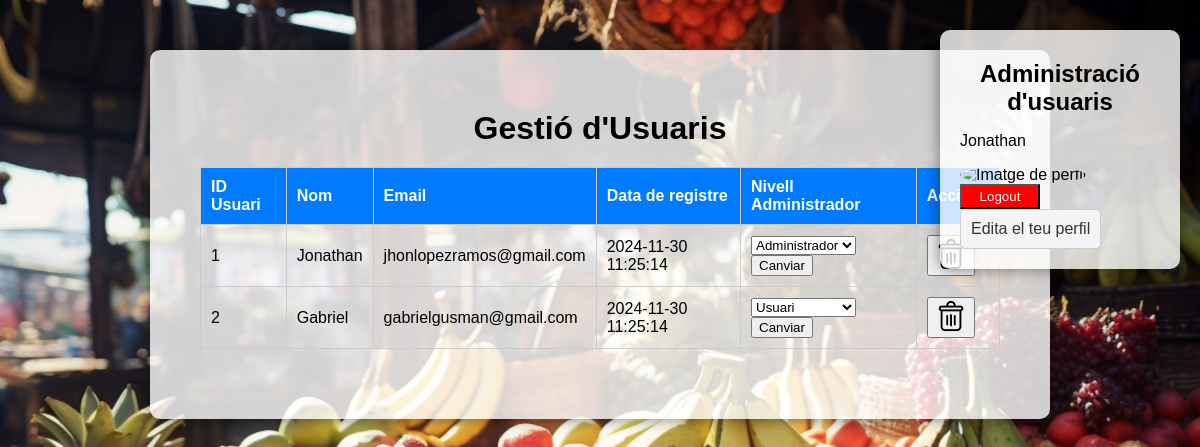
Page /vista/vista.administrador.php (signed in) on the committed database.
### tables this page shows
CREATE TABLE usuaris (
    id_usuari INT AUTO_INCREMENT PRIMARY KEY,
    nom VARCHAR(100) NOT NULL,
    email VARCHAR(255) NOT NULL UNIQUE,
    contrasenya VARCHAR(255) NOT NULL,
    data_registre TIMESTAMP DEFAULT CURRENT_TIMESTAMP,
    nivell_administrador INT DEFAULT 2,
    id_imatge INT DEFAULT 2,
    CONSTRAINT fk_usuari_imatge FOREIGN KEY (id_imatge) REFERENCES imatges_perfil(id_imatge)
);

### vista/vista.administrador.php (the view, shortened to what this page needs)
<?php
require '../controlador/cont.processar.php';
$usuaris = $pdo->query("SELECT id_usuari, nom, email, data_registre, nivell_administrador FROM usuaris")->fetchAll(PDO::FETCH_ASSOC);
?>
<!DOCTYPE html>
<html lang="ca">
<head>
    <link rel="stylesheet" href="../css/estils.css">
</head>
<body>
    <div class="logout-container">
        <h2>Administració d'usuaris</h2>
        <p><?php echo htmlspecialchars($_SESSION['nom_usuari']); ?></p>
        <img
            src="<?php echo htmlspecialchars('../'. $_SESSION['imatge_perfil'] ?? '../imgPerfils/default.jpg'); ?>"
            alt="Imatge de perfil"
            class="avatar"
        >
        <form method="POST" action="/controlador/cont.logout.php"class="form-logout">
            <button type="submit" class="logout-button">Logout</button>
        </form>
    <div class="dropdown">
        <div class="dropdown-toggle" onclick="toggleDropdown()">Edita el teu perfil</div>
        </div>
    </div>
    <div class="veure-compres-container">
    <h1>Gestió d'Usuaris</h1>
    <table class="table" style="width: 100%; border-collapse: collapse; margin-top: 20px;">
    <thead>
        <tr>
            <th>ID Usuari</th>
            <th>Nom</th>
            <th>Email</th>
            <th>Data de registre</th>
            <th>Nivell Administrador</th>
            <th>Accions</th>
        </tr>
    </thead>
    <tbody>
        <?php foreach ($usuaris as $usuari): ?>
            <tr>
                <td><?= htmlspecialchars($usuari['id_usuari']); ?></td>
                <td><?= htmlspecialchars($usuari['nom']); ?></td>
                <td><?= htmlspecialchars($usuari['email']); ?></td>
                <td><?= htmlspecialchars($usuari['data_registre']); ?></td>
                <td>
                    <form action="../controlador/cont.administracioUsuaris.php" method="post" style="display: block">
                        <select name="nivell_administrador" class="form-select">
                            <option value="1" <?= $usuari['nivell_administrador'] == 1 ? 'selected' : ''; ?>>Administrador</option>
                            <option value="2" <?= $usuari['nivell_administrador'] == 2 ? 'selected' : ''; ?>>Usuari</option>
                        </select>
                        <button type="submit" class="btn btn-primary mt-2">Canviar</button>
                    </form>
                </td>
                <td>
                    <form action="../controlador/cont.administracioUsuaris.php" method="post" style="display: block">
                        <button type="submit" class="btn btn-danger">
                            <img src="../img/browse.png" alt="Eliminar" style="width: 32px; height: 32px;">
                        </button>
                    </form>
                </td>
            </tr>
        <?php endforeach; ?>
    </div>
</body>
</html>

### css/estils.css (style rules this page uses)
body, html { margin: 0; padding: 0; font-family: Arial, sans-serif; background: url('../img/tienda.jpg') no-repeat center center fixed; background-size: cover; height: 100vh; }
h1, h2, h4 { text-align: center; margin: 10px 0; }
form { width: 100%; margin: 0 auto; clear: both; }
table { width: 100%; border-collapse: collapse; margin-top: 20px; float: none; }
th { background-color: #007bff; color: white; }
th, td { padding: 10px; border: 1px solid #ccc; text-align: left; }
form { display: none; }
.logout-container { background: rgba(255, 255, 255, 0.8); padding: 20px; border-radius: 10px; width: 200px; box-shadow: 0 0 15px rgba(0, 0, 0, 0.5); position: fixed; top: 30px; right: 20px; text-align: left; z-index: 1000; }
.form-logout { display: block; }
.logout-button { display: block; background-color: red; color: white; width: 80px; height: 25px; }
.veure-compres-container { max-width: 800px; margin: 50px auto; background: rgba(255, 255, 255, 0.8); border-radius: 10px; box-shadow: 0 0 15px rgba(0, 0, 0, 0.5); padding: 50px; clear: both; }
.table { width: 90%; margin: 20px auto; border-collapse: collapse; }
.avatar { width: 20%; height: 20%; border-radius: 100%; text-align: center; }
.dropdown { position: relative; display: inline-block; cursor: pointer; }
.dropdown-toggle { padding: 10px; background-color: #f4f4f4; border: 1px solid #ccc; border-radius: 5px; text-align: center; font-size: 16px; color: #333; }

### rows in the picture
usuaris: id_usuari "1", nom "Jonathan", email "jhonlopezramos@gmail.com", data_registre "2024-11-30 11:25:14", nivell_administrador "Administrador"
usuaris: id_usuari "2", nom "Gabriel", email "gabrielgusman@gmail.com", data_registre "2024-11-30 11:25:14", nivell_administrador "Usuari"

### other values in the picture
$_SESSION['nom_usuari'] "Jonathan"
